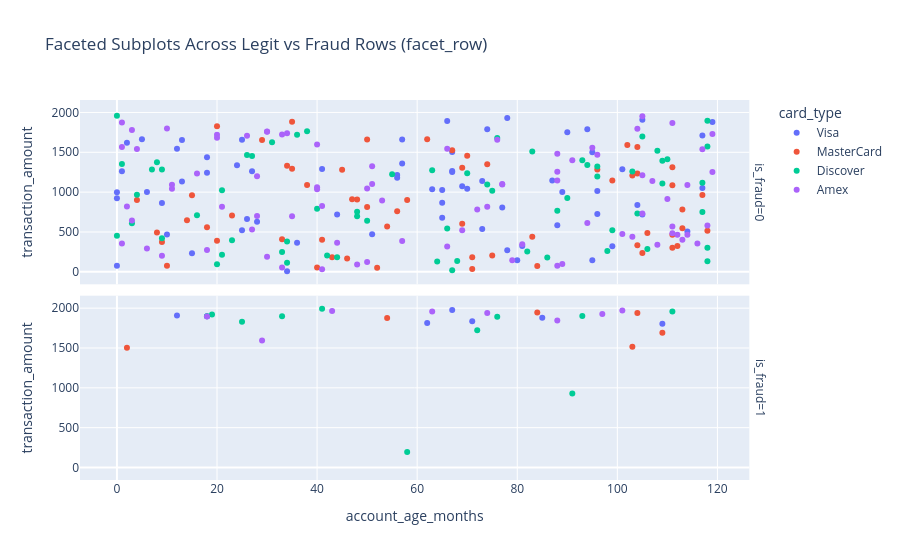

The code cell stored with this chart in its notebook:
### Markdown cell above
### Dimensional Row Faceting: `facet_row`
**Explanation**: Splits charts across vertical row subplots by categorical dimension.

**Syntax**: `px.scatter(df, x='age', y='amt', facet_row='is_fraud')`

### Code cell
fig = px.scatter(df.head(300), x='account_age_months', y='transaction_amount', color='card_type', facet_row='is_fraud', title='Faceted Subplots Across Legit vs Fraud Rows (facet_row)')
fig.show()
print('px.scatter row faceting generated.')

### Figure 1 — Plotly figure (JSON) as saved in the notebook; plotly's stock layout.template omitted (floating-point values rounded to 4 significant figures)
{"data": [{"hovertemplate": "card_type=Visa<br>is_fraud=0<br>account_age_months=%{x}<br>transaction_amount=%{y}<extra></extra>", "legendgroup": "Visa", "marker": {"color": "#636efa", "symbol": "circle"}, "mode": "markers", "name": "Visa", "orientation": "v", "showlegend": true, "x": [56, 67, 36, 65, 87, 99, 114, 96, 57, 94, 90, 70, 77, 119, 28, 25, 12, 13, 2, 24, 104, 44, 69, 0, 80, 6, 74, 26, 18, 65, 73, 95, 18, 27, 67, 41, 9, 25, 56, 10, 88, 78, 63, 15, 65, 96, 73, 78, 66, 1, 95, 34, 57, 13, 101, 5, 0, 51, 117, 67, 89, 81, 105, 105, 117, 0], "xaxis": "x2", "y": [1216.0, 1264.0, 363.5, 679.9, 1145.0, 320.6, 507.1, 726.1, 1361.0, 1790.0, 1753.0, 1042.0, 806.3, 1879.0, 627.2, 521.4, 1544.0, 1134.0, 1620.0, 1336.0, 838.8, 717.8, 1072.0, 75.02, 144.3, 1002.0, 1790.0, 662.9, 1243.0, 865.5, 536.5, 1501.0, 1436.0, 1263.0, 1254.0, 1290.0, 863.3, 1658.0, 1180.0, 469.2, 583.9, 1930.0, 1035.0, 233.7, 1028.0, 1015.0, 1141.0, 269.8, 1893.0, 1263.0, 145.1, 5.9, 1661.0, 1654.0, 1286.0, 1664.0, 923.2, 470.2, 1051.0, 1504.0, 1002.0, 324.2, 1908.0, 720.0, 1710.0, 998.0], "yaxis": "y2", "type": "scatter"}, {"hovertemplate": "card_type=Visa<br>is_fraud=1<br>account_age_months=%{x}<br>transaction_amount=%{y}<extra></extra>", "legendgroup": "Visa", "marker": {"color": "#636efa", "symbol": "circle"}, "mode": "markers", "name": "Visa", "orientation": "v", "showlegend": false, "x": [109, 18, 85, 62, 71, 67, 12], "xaxis": "x", "y": [1805.0, 1898.0, 1881.0, 1814.0, 1835.0, 1977.0, 1906.0], "yaxis": "y", "type": "scatter"}, {"hovertemplate": "card_type=MasterCard<br>is_fraud=0<br>account_age_months=%{x}<br>transaction_amount=%{y}<extra></extra>", "legendgroup": "MasterCard", "marker": {"color": "#EF553B", "symbol": "circle"}, "mode": "markers", "name": "MasterCard", "orientation": "v", "showlegend": true, "x": [112, 96, 18, 54, 62, 4, 50, 113, 69, 52, 14, 48, 99, 74, 105, 35, 117, 111, 71, 84, 104, 9, 67, 43, 38, 75, 56, 23, 47, 20, 71, 70, 45, 15, 102, 111, 104, 33, 40, 35, 83, 111, 50, 8, 34, 111, 41, 113, 69, 104, 106, 46, 103, 58, 10, 29, 118, 20], "xaxis": "x2", "y": [325.0, 1285.0, 559.9, 567.7, 1662.0, 900.9, 1661.0, 783.5, 1304.0, 51.76, 646.9, 908.9, 1147.0, 1350.0, 235.8, 1884.0, 964.2, 1088.0, 34.86, 73.44, 332.6, 375.4, 1525.0, 184.1, 1090.0, 205.5, 760.4, 707.7, 911.5, 389.2, 181.6, 1458.0, 1282.0, 961.2, 1592.0, 1313.0, 1234.0, 407.3, 53.41, 1294.0, 440.2, 302.8, 812.9, 493.0, 1330.0, 465.6, 403.9, 545.8, 602.8, 1565.0, 486.9, 165.6, 1210.0, 900.7, 75.08, 1654.0, 515.4, 1827.0], "yaxis": "y2", "type": "scatter"}, {"hovertemplate": "card_type=MasterCard<br>is_fraud=1<br>account_age_months=%{x}<br>transaction_amount=%{y}<extra></extra>", "legendgroup": "MasterCard", "marker": {"color": "#EF553B", "symbol": "circle"}, "mode": "markers", "name": "MasterCard", "orientation": "v", "showlegend": false, "x": [84, 104, 109, 103, 2, 54], "xaxis": "x", "y": [1945.0, 1938.0, 1691.0, 1516.0, 1504.0, 1875.0], "yaxis": "y", "type": "scatter"}, {"hovertemplate": "card_type=Discover<br>is_fraud=0<br>account_age_months=%{x}<br>transaction_amount=%{y}<extra></extra>", "legendgroup": "Discover", "marker": {"color": "#00cc96", "symbol": "circle"}, "mode": "markers", "name": "Discover", "orientation": "v", "showlegend": true, "x": [68, 3, 67, 88, 33, 1, 70, 27, 109, 83, 9, 21, 105, 117, 9, 98, 76, 93, 118, 118, 75, 34, 48, 44, 7, 74, 108, 104, 99, 40, 118, 82, 34, 90, 31, 106, 94, 50, 117, 38, 118, 21, 96, 109, 96, 26, 4, 48, 0, 16, 55, 110, 42, 8, 86, 20, 64, 66, 36, 0, 23, 63, 103], "xaxis": "x2", "y": [136.7, 609.8, 18.19, 765.4, 249.3, 1353.0, 1237.0, 1454.0, 1395.0, 1509.0, 422.0, 1024.0, 1699.0, 1117.0, 1285.0, 260.7, 1681.0, 1399.0, 131.7, 1571.0, 1016.0, 112.4, 698.3, 182.0, 1283.0, 1096.0, 1519.0, 731.1, 522.8, 792.5, 303.3, 253.3, 381.8, 927.0, 1625.0, 286.6, 1341.0, 640.2, 750.7, 1766.0, 1896.0, 214.0, 1321.0, 1108.0, 1195.0, 1467.0, 967.6, 755.0, 454.0, 710.8, 1223.0, 1413.0, 203.1, 1375.0, 180.4, 94.78, 130.7, 543.7, 1720.0, 1958.0, 396.2, 1274.0, 1258.0], "yaxis": "y2", "type": "scatter"}, {"hovertemplate": "card_type=Discover<br>is_fraud=1<br>account_age_months=%{x}<br>transaction_amount=%{y}<extra></extra>", "legendgroup": "Discover", "marker": {"color": "#00cc96", "symbol": "circle"}, "mode": "markers", "name": "Discover", "orientation": "v", "showlegend": false, "x": [91, 72, 25, 18, 76, 111, 58, 19, 41, 93, 33], "xaxis": "x", "y": [927.5, 1722.0, 1828.0, 1900.0, 1892.0, 1958.0, 195.9, 1920.0, 1994.0, 1902.0, 1899.0], "yaxis": "y", "type": "scatter"}, {"hovertemplate": "card_type=Amex<br>is_fraud=0<br>account_age_months=%{x}<br>transaction_amount=%{y}<extra></extra>", "legendgroup": "Amex", "marker": {"color": "#ab63fa", "symbol": "circle"}, "mode": "markers", "name": "Amex", "orientation": "v", "showlegend": true, "x": [50, 72, 110, 74, 1, 119, 2, 28, 111, 95, 53, 111, 40, 108, 41, 105, 40, 88, 10, 3, 57, 88, 33, 26, 1, 27, 111, 88, 114, 20, 104, 96, 9, 88, 51, 28, 48, 77, 30, 77, 41, 4, 81, 112, 18, 40, 20, 11, 34, 117, 11, 118, 89, 21, 33, 79, 16, 91, 44, 101, 1, 35, 105, 30, 107, 119, 94, 6, 113, 51, 69, 105, 3, 103, 114, 116, 66, 66, 50, 76, 30], "xaxis": "x2", "y": [124.2, 781.6, 913.7, 816.4, 354.7, 1254.0, 819.0, 701.8, 1869.0, 1557.0, 895.1, 570.0, 1597.0, 338.7, 33.01, 1953.0, 1060.0, 1482.0, 1798.0, 1780.0, 385.6, 1147.0, 53.98, 1708.0, 1874.0, 530.8, 483.9, 76.41, 464.1, 1719.0, 1797.0, 1470.0, 201.4, 1255.0, 1103.0, 1200.0, 90.61, 1103.0, 188.0, 1095.0, 824.7, 1541.0, 345.6, 464.0, 274.1, 1036.0, 1683.0, 1044.0, 1738.0, 1538.0, 1092.0, 580.9, 99.48, 817.4, 1723.0, 144.1, 1232.0, 1399.0, 365.4, 473.3, 1566.0, 696.1, 1211.0, 1761.0, 1141.0, 1730.0, 612.7, 291.7, 402.2, 1326.0, 521.8, 731.3, 644.7, 440.7, 1090.0, 354.1, 1544.0, 318.3, 1045.0, 1656.0, 1758.0], "yaxis": "y2", "type": "scatter"}, {"hovertemplate": "card_type=Amex<br>is_fraud=1<br>account_age_months=%{x}<br>transaction_amount=%{y}<extra></extra>", "legendgroup": "Amex", "marker": {"color": "#ab63fa", "symbol": "circle"}, "mode": "markers", "name": "Amex", "orientation": "v", "showlegend": false, "x": [18, 29, 63, 43, 88, 101, 97, 74], "xaxis": "x", "y": [1894.0, 1594.0, 1959.0, 1965.0, 1845.0, 1969.0, 1927.0, 1938.0], "yaxis": "y", "type": "scatter"}], "layout": {"xaxis": {"anchor": "y", "domain": [0.0, 0.98], "title": {"text": "account_age_months"}}, "yaxis": {"anchor": "x", "domain": [0.0, 0.485], "title": {"text": "transaction_amount"}}, "xaxis2": {"anchor": "y2", "domain": [0.0, 0.98], "matches": "x", "showticklabels": false}, "yaxis2": {"anchor": "x2", "domain": [0.515, 1.0], "matches": "y", "title": {"text": "transaction_amount"}}, "annotations": [{"font": {}, "showarrow": false, "text": "is_fraud=1", "textangle": 90, "x": 0.98, "xanchor": "left", "xref": "paper", "y": 0.2425, "yanchor": "middle", "yref": "paper"}, {"font": {}, "showarrow": false, "text": "is_fraud=0", "textangle": 90, "x": 0.98, "xanchor": "left", "xref": "paper", "y": 0.7575, "yanchor": "middle", "yref": "paper"}], "legend": {"title": {"text": "card_type"}, "tracegroupgap": 0}, "title": {"text": "Faceted Subplots Across Legit vs Fraud Rows (facet_row)"}}}
